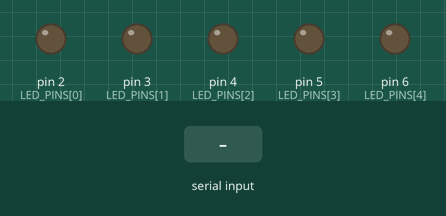
Bench run of a sketch on a simulated Arduino Uno, built with avr-gcc and run on an emulated ATmega328P. On the bench: output pins drawn as LEDs (lit = HIGH). The inputs (shaded band) are chosen by the test bench.

Above: at 1.8 s.
1.9 s: byte 30 received over Serial
At 2.5 s:
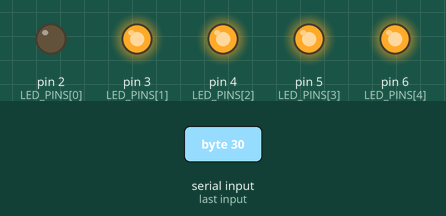
4.9 s: byte 90 received over Serial
At 5.9 s:
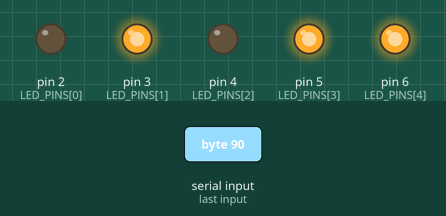
7.9 s: byte 120 received over Serial
At 8.2 s:
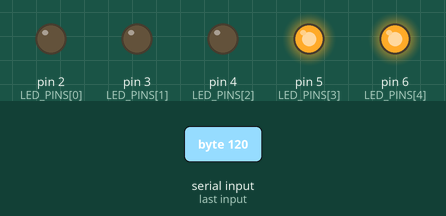
Timing chart, 0 to 10.9 s (numbered marks = the images above; inputs shaded):
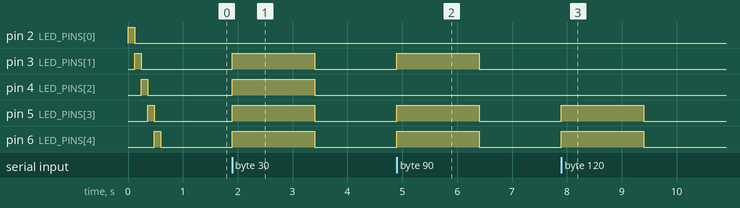

Measured:
- after the input at 1.9 s, pin 3 (LED_PINS[1]), pin 4 (LED_PINS[2]), pin 5 (LED_PINS[3]), pin 6 (LED_PINS[4]): LOW → HIGH at once, → LOW 1.5 s later
- after the input at 4.9 s, pin 3 (LED_PINS[1]), pin 5 (LED_PINS[3]), pin 6 (LED_PINS[4]): LOW → HIGH at once, → LOW 1.5 s later
- after the input at 7.9 s, pin 5 (LED_PINS[3]), pin 6 (LED_PINS[4]): LOW → HIGH at once, → LOW 1.5 s later

The sketch:

finger_leds.ino
```cpp
const uint8_t LED_PINS[5] = {2, 3, 4, 5, 6};   // thumb, index, middle, ring, pinky
const unsigned long TIMEOUT_MS = 1500;
unsigned long lastRx = 0;

void applyMask(uint8_t mask) {
  for (uint8_t i = 0; i < 5; i++) {
    digitalWrite(LED_PINS[i], (mask >> i) & 0x01);
  }
}

void setup() {
  Serial.begin(115200);
  for (uint8_t i = 0; i < 5; i++) pinMode(LED_PINS[i], OUTPUT);
  applyMask(0);

  // startup chase to confirm wiring
  for (uint8_t i = 0; i < 5; i++) {
    digitalWrite(LED_PINS[i], HIGH);
    delay(120);
    digitalWrite(LED_PINS[i], LOW);
  }
}

void loop() {
  while (Serial.available() > 0) {
    uint8_t mask = Serial.read();
    applyMask(mask & 0x1F);
    lastRx = millis();
  }
  if (millis() - lastRx > TIMEOUT_MS) applyMask(0);   // failsafe
}
```
